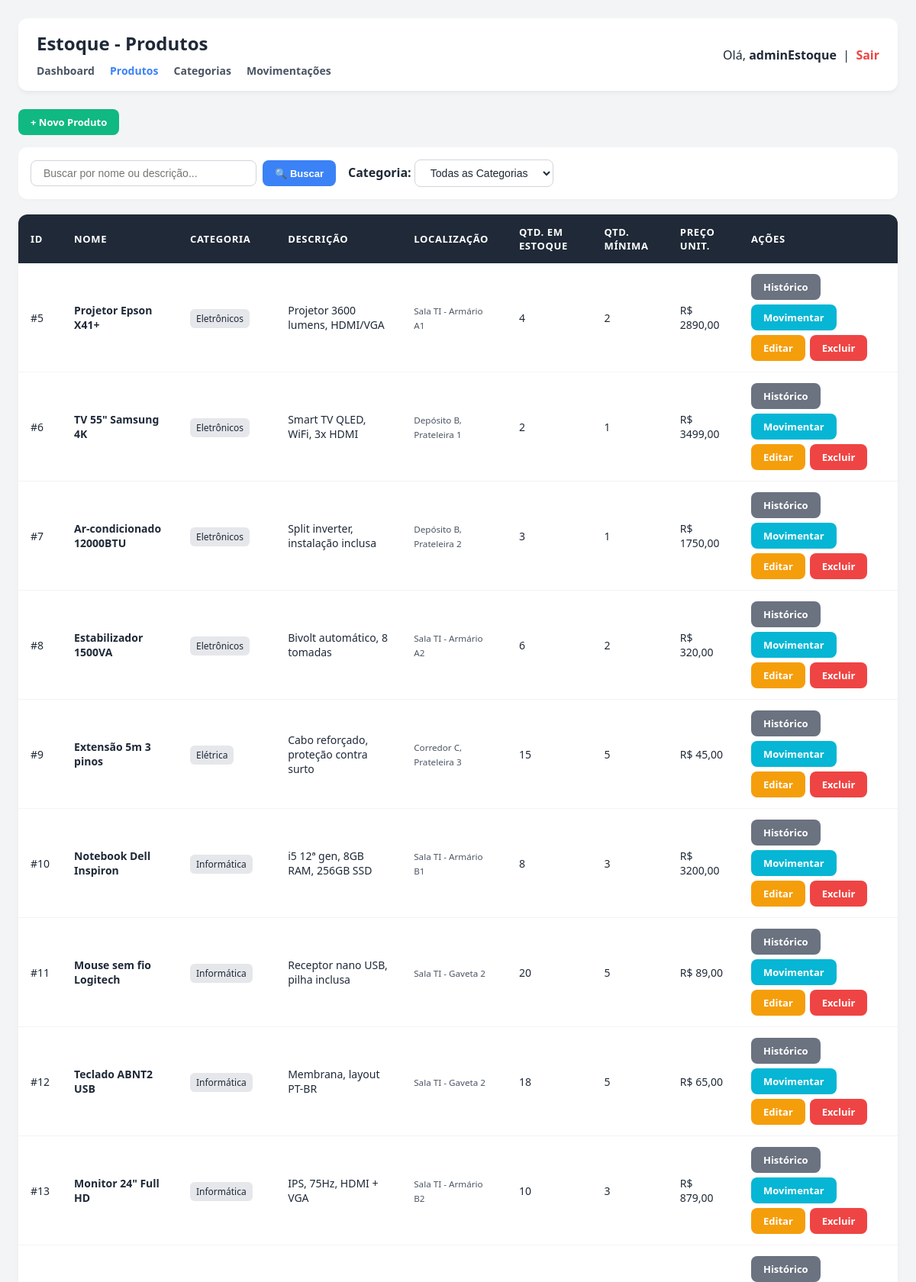
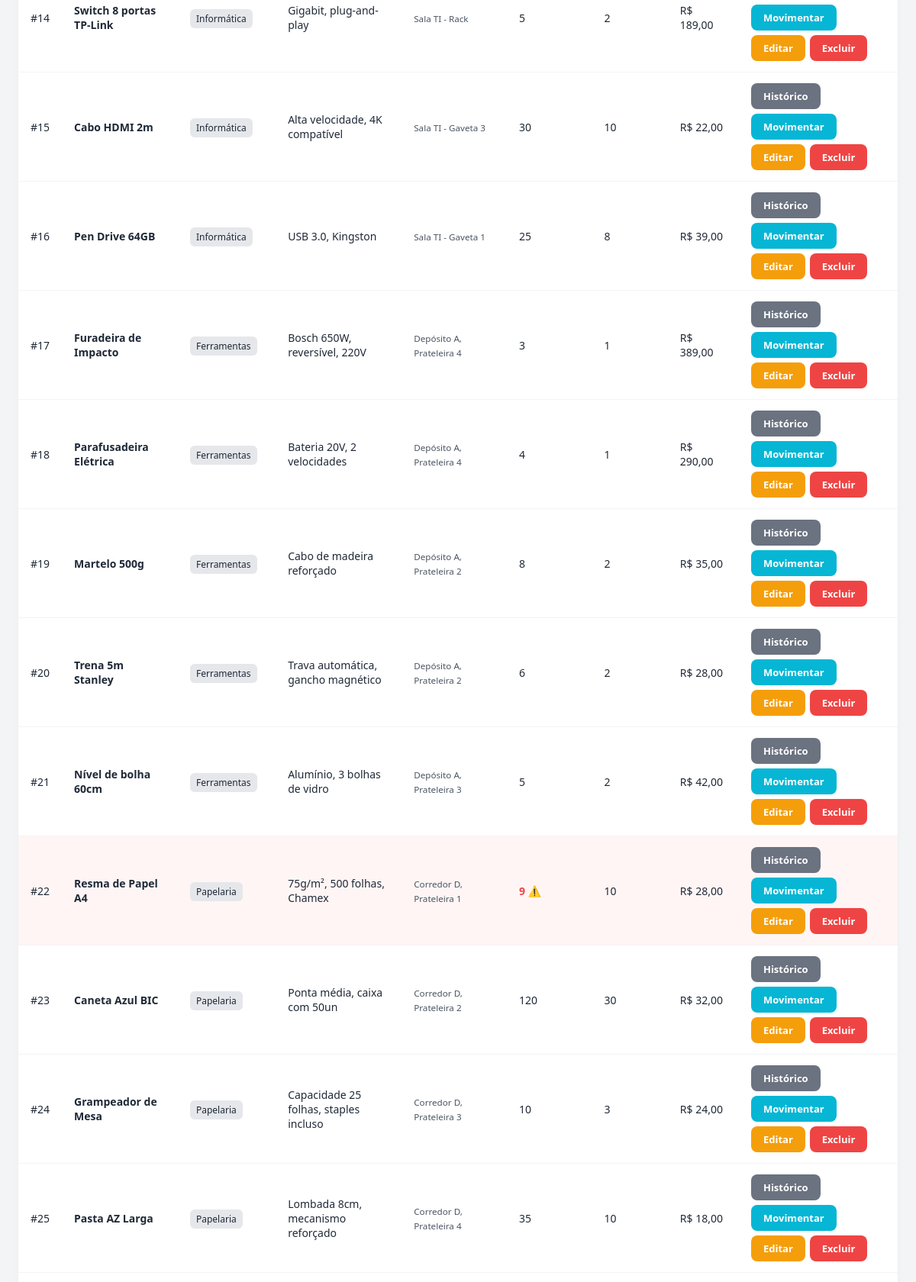
Screenshot of /estoque/listar (signed in, upper part) with the database file from the repository (2 pictures, top to bottom).
### estoque/models.py (models this page shows, shortened)
class Produto(models.Model):
    nome = models.CharField(max_length=100)
    descricao = models.CharField(max_length=250, blank=True)
    categoria = models.ForeignKey(Categoria, on_delete=models.SET_NULL, null=True, blank=True)
    quantidade = models.IntegerField(default=0)
    quantidade_minima = models.IntegerField(default=0)
    preco_unitario = models.DecimalField(max_digits=10, decimal_places=2, default=0.00)
    localizacao_deposito = models.CharField(max_length=100, blank=True, help_text="Ex: Corredor A, Prateleira 3")
    fornecedor_id = models.IntegerField(null=True, blank=True, help_text="ID do parceiro do Módulo de Fornecedores")
    cliente_reserva_id = models.IntegerField(null=True, blank=True, help_text="ID do Cliente se o item estiver reservado")
    status_reserva = models.BooleanField(default=False)
    @property
    def estoque_baixo(self):
        return self.quantidade <= self.quantidade_minima

class Categoria(models.Model):
    nome = models.CharField(max_length=50, unique=True)

### estoque/views.py (the view)
# urls.py: path('listar', views.listar_produtos, name='listar_produtos'),
@login_required
def listar_produtos(request):
    produtos = Produto.objects.select_related('categoria').all()
    categorias = Categoria.objects.all()
    termo_busca = request.GET.get('busca')
    if termo_busca:
        produtos = produtos.filter(nome__icontains=termo_busca) | produtos.filter(descricao__icontains=termo_busca)
    categoria_id = request.GET.get('categoria')
    if categoria_id:
        produtos = produtos.filter(categoria_id=categoria_id)
    return render(request, 'listarProdutos.html', {
        'produtos': produtos,
        'categorias': categorias,
        'termo_busca': termo_busca
    })

### estoque/templates/listarProdutos.html (shortened to what this page needs)
<!DOCTYPE html>
<html lang="pt-br">
<head>
</head>
<body>
<div class="topo">
    <div>
        <h1>Estoque - Produtos</h1>
        <div class="nav">
            <a href="/estoque/dashboard">Dashboard</a>
            <a href="/estoque/listar" style="color: var(--primary);">Produtos</a>
            <a href="/estoque/categorias">Categorias</a>
            <a href="/estoque/movimentacoes">Movimentações</a>
        </div>
    </div>
    <div>
        <span>Olá, <strong>{{ request.user.username }}</strong> &nbsp;|&nbsp;</span>
        <a href="/logout" class="logout">Sair</a>
    </div>
</div>
<p style="animation: fadeInUp 0.3s ease;"><a href="/estoque/cadastrar" class="btn btn-success">+ Novo Produto</a></p>
<div class="filtro-container" style="animation: fadeInUp 0.35s ease;">
    <div class="filtro-grupo">
        <form method="GET" action="/estoque/listar" id="formFiltro" style="display: flex; flex-wrap: wrap; gap: 16px; width: 100%; align-items: center;">
            <div class="form-busca">
                <input type="text" name="busca" placeholder="Buscar por nome ou descrição..." value="{{ termo_busca|default:'' }}">
                <button type="submit" class="btn btn-primary">🔍 Buscar</button>
            </div>
            <div>
                <label for="categoria"><strong>Categoria:</strong> </label>
                <select name="categoria" id="categoria" onchange="submeterFiltro()">
                    <option value="">Todas as Categorias</option>
                </select>
            </div>
        </form>
    </div>
</div>
<div class="table-container">
    <table>
        <thead>
            <tr>
                <th>ID</th>
                <th>Nome</th>
                <th>Categoria</th>
                <th>Descrição</th>
                <th>Localização</th>
                <th>Qtd. em Estoque</th>
                <th>Qtd. Mínima</th>
                <th>Preço Unit.</th>
                <th>Ações</th>
            </tr>
        </thead>
        <tbody>
            {% for produto in produtos %}
            <tr class="{% if produto.estoque_baixo %}linha-critica{% endif %}">
                <td>#{{ produto.id }}</td>
                <td><strong>{{ produto.nome }}</strong></td>
                <td><span style="background: #e5e7eb; padding: 4px 8px; border-radius: 6px; font-size: 12px; font-weight: 500;">{{ produto.categoria.nome|default:"-" }}</span></td>
                <td>{{ produto.descricao|default:"---" }}</td>
                <td><small style="color: var(--text-muted);">{{ produto.localizacao_deposito|default:"Não informada" }}</small></td>
                <td>
                    {% if produto.estoque_baixo %}
                        <span class="baixo">{{ produto.quantidade }} ⚠️</span>
                    {% else %}
                        {{ produto.quantidade }}
                    {% endif %}
                </td>
                <td>{{ produto.quantidade_minima }}</td>
                <td>R$ {{ produto.preco_unitario }}</td>
                <td>
                    <div class="acoes-flex">
                        <a href="/estoque/produto/{{ produto.id }}/historico" class="btn btn-secondary">Histórico</a>
                        <a href="/estoque/movimentar/{{ produto.id }}" class="btn btn-info">Movimentar</a>
                        <a href="/estoque/editar/{{ produto.id }}" class="btn btn-warning">Editar</a>
                        <a href="/estoque/excluir/{{ produto.id }}" class="btn btn-danger" onclick="return confirmarExclusao(event)">Excluir</a>
                    </div>
                </td>
            </tr>
            {% empty %}
            <tr><td colspan="9" style="text-align:center; color: var(--text-muted); padding: 30px;">Nenhum produto cadastrado até o momento.</td></tr>
            {% endfor %}
        </tbody>
    </table>
</div>
</body>
</html>

### estoque/templates/listarProdutos.html (style rules this page uses)
:root { --bg-primary: #f3f4f6; --surface: #ffffff; --text-main: #1f2937; --text-muted: #4b5563; --primary: #3b82f6; --success: #10b981; --danger: #ef4444; --warning: #f59e0b; --secondary: #6b7280; --info: #06b6d4; }
body { font-family: 'Segoe UI', Roboto, sans-serif; margin: 0; padding: 24px; background: var(--bg-primary); color: var(--text-main); }
.topo { display: flex; justify-content: space-between; align-items: center; margin-bottom: 24px; background: var(--surface); padding: 16px 24px; border-radius: 12px; box-shadow: 0 4px 6px -1px rgba(0,0,0,0.05); }
h1 { font-size: 24px; margin: 0 0 8px 0; }
.nav a { margin-right: 16px; text-decoration: none; color: var(--text-muted); font-weight: 600; font-size: 14px; transition: color 0.2s; }
.btn { padding: 8px 16px; color: white; border-radius: 8px; text-decoration: none; font-size: 13px; font-weight: 600; display: inline-flex; align-items: center; gap: 4px; transition: all 0.2s; border: none; cursor: pointer; }
.btn-success { background: var(--success); }
.btn-danger { background: var(--danger); }
.btn-info { background: var(--info); }
.btn-warning { background: var(--warning); color: #fff; }
.btn-secondary { background: var(--secondary); }
.btn-primary { background: var(--primary); }
.filtro-container { margin-bottom: 20px; background: var(--surface); padding: 16px; border-radius: 12px; box-shadow: 0 2px 4px rgba(0,0,0,0.02); display: flex; align-items: center; justify-content: space-between; gap: 16px; flex-wrap: wrap; }
.filtro-grupo { display: flex; align-items: center; gap: 12px; flex-wrap: wrap; flex-grow: 1; }
.form-busca { display: flex; gap: 8px; width: 100%; max-width: 400px; }
.filtro-container input[type="text"], .filtro-container select { padding: 8px 16px; border-radius: 8px; border: 1px solid #d1d5db; font-size: 14px; outline: none; transition: border-color 0.2s; background: #fff; color: var(--text-main); }
.filtro-container input[type="text"] { flex-grow: 1; }
.table-container { background: var(--surface); border-radius: 12px; box-shadow: 0 4px 6px -1px rgba(0,0,0,0.05); overflow: hidden; animation: fadeInUp 0.4s ease; }
table { width: 100%; border-collapse: collapse; text-align: left; }
th { background: #1f2937; color: #ffffff; padding: 14px 16px; font-size: 13px; font-weight: 600; text-transform: uppercase; letter-spacing: 0.05em; }
td { padding: 14px 16px; border-bottom: 1px solid #f3f4f6; font-size: 14px; color: var(--text-main); }
tr { transition: background-color 0.2s; }
tr.linha-critica { background-color: #fff5f5; }
.baixo { color: var(--danger); font-weight: 700; display: inline-flex; align-items: center; gap: 4px; }
.logout { color: var(--danger); text-decoration: none; font-weight: 600; }
.acoes-flex { display: flex; gap: 6px; flex-wrap: wrap; }

### rows the page displays
Produto: id "5", nome "Projetor Epson X41+", categoria.nome "Eletrônicos", descricao "Projetor 3600 lumens, HDMI/VGA", localizacao_deposito "Sala TI - Armário A1", quantidade "4", quantidade_minima "2", preco_unitario "2890,00"
Produto: id "6", nome "TV 55\" Samsung 4K", categoria.nome "Eletrônicos", descricao "Smart TV QLED, WiFi, 3x HDMI", localizacao_deposito "Depósito B, Prateleira 1", quantidade "2", quantidade_minima "1", preco_unitario "3499,00"
Produto: id "7", nome "Ar-condicionado 12000BTU", categoria.nome "Eletrônicos", descricao "Split inverter, instalação inclusa", localizacao_deposito "Depósito B, Prateleira 2", quantidade "3", quantidade_minima "1", preco_unitario "1750,00"
Produto: id "8", nome "Estabilizador 1500VA", categoria.nome "Eletrônicos", descricao "Bivolt automático, 8 tomadas", localizacao_deposito "Sala TI - Armário A2", quantidade "6", quantidade_minima "2", preco_unitario "320,00"
Produto: id "9", nome "Extensão 5m 3 pinos", categoria.nome "Elétrica", descricao "Cabo reforçado, proteção contra surto", localizacao_deposito "Corredor C, Prateleira 3", quantidade "15", quantidade_minima "5", preco_unitario "45,00"
Produto: id "10", nome "Notebook Dell Inspiron", categoria.nome "Informática", descricao "i5 12ª gen, 8GB RAM, 256GB SSD", localizacao_deposito "Sala TI - Armário B1", quantidade "8", quantidade_minima "3", preco_unitario "3200,00"
Produto: id "11", nome "Mouse sem fio Logitech", categoria.nome "Informática", descricao "Receptor nano USB, pilha inclusa", localizacao_deposito "Sala TI - Gaveta 2", quantidade "20", quantidade_minima "5", preco_unitario "89,00"
Produto: id "12", nome "Teclado ABNT2 USB", categoria.nome "Informática", descricao "Membrana, layout PT-BR", localizacao_deposito "Sala TI - Gaveta 2", quantidade "18", quantidade_minima "5", preco_unitario "65,00"
Produto: id "13", nome "Monitor 24\" Full HD", categoria.nome "Informática", descricao "IPS, 75Hz, HDMI + VGA", localizacao_deposito "Sala TI - Armário B2", quantidade "10", quantidade_minima "3", preco_unitario "879,00"
Produto: id "14", nome "Switch 8 portas TP-Link", categoria.nome "Informática", descricao "Gigabit, plug-and-play", localizacao_deposito "Sala TI - Rack", quantidade "5", quantidade_minima "2", preco_unitario "189,00"
Produto: id "15", nome "Cabo HDMI 2m", categoria.nome "Informática", descricao "Alta velocidade, 4K compatível", localizacao_deposito "Sala TI - Gaveta 3", quantidade "30", quantidade_minima "10", preco_unitario "22,00"
Produto: id "16", nome "Pen Drive 64GB", categoria.nome "Informática", descricao "USB 3.0, Kingston", localizacao_deposito "Sala TI - Gaveta 1", quantidade "25", quantidade_minima "8", preco_unitario "39,00"
Produto: id "17", nome "Furadeira de Impacto", categoria.nome "Ferramentas", descricao "Bosch 650W, reversível, 220V", localizacao_deposito "Depósito A, Prateleira 4", quantidade "3", quantidade_minima "1", preco_unitario "389,00"
Produto: id "18", nome "Parafusadeira Elétrica", categoria.nome "Ferramentas", descricao "Bateria 20V, 2 velocidades", localizacao_deposito "Depósito A, Prateleira 4", quantidade "4", quantidade_minima "1", preco_unitario "290,00"
Produto: id "19", nome "Martelo 500g", categoria.nome "Ferramentas", descricao "Cabo de madeira reforçado", localizacao_deposito "Depósito A, Prateleira 2", quantidade "8", quantidade_minima "2", preco_unitario "35,00"
Produto: id "20", nome "Trena 5m Stanley", categoria.nome "Ferramentas", descricao "Trava automática, gancho magnético", localizacao_deposito "Depósito A, Prateleira 2", quantidade "6", quantidade_minima "2", preco_unitario "28,00"
Produto: id "21", nome "Nível de bolha 60cm", categoria.nome "Ferramentas", descricao "Alumínio, 3 bolhas de vidro", localizacao_deposito "Depósito A, Prateleira 3", quantidade "5", quantidade_minima "2", preco_unitario "42,00"
Produto: id "22", nome "Resma de Papel A4", categoria.nome "Papelaria", descricao "75g/m², 500 folhas, Chamex", localizacao_deposito "Corredor D, Prateleira 1", quantidade "9", quantidade_minima "10", preco_unitario "28,00"
Produto: id "23", nome "Caneta Azul BIC", categoria.nome "Papelaria", descricao "Ponta média, caixa com 50un", localizacao_deposito "Corredor D, Prateleira 2", quantidade "120", quantidade_minima "30", preco_unitario "32,00"
Produto: id "24", nome "Grampeador de Mesa", categoria.nome "Papelaria", descricao "Capacidade 25 folhas, staples incluso", localizacao_deposito "Corredor D, Prateleira 3", quantidade "10", quantidade_minima "3", preco_unitario "24,00"
Produto: id "25", nome "Pasta AZ Larga", categoria.nome "Papelaria", descricao "Lombada 8cm, mecanismo reforçado", localizacao_deposito "Corredor D, Prateleira 4", quantidade "35", quantidade_minima "10", preco_unitario "18,00"

### other values shown
{{ request.user.username }} "adminEstoque"
